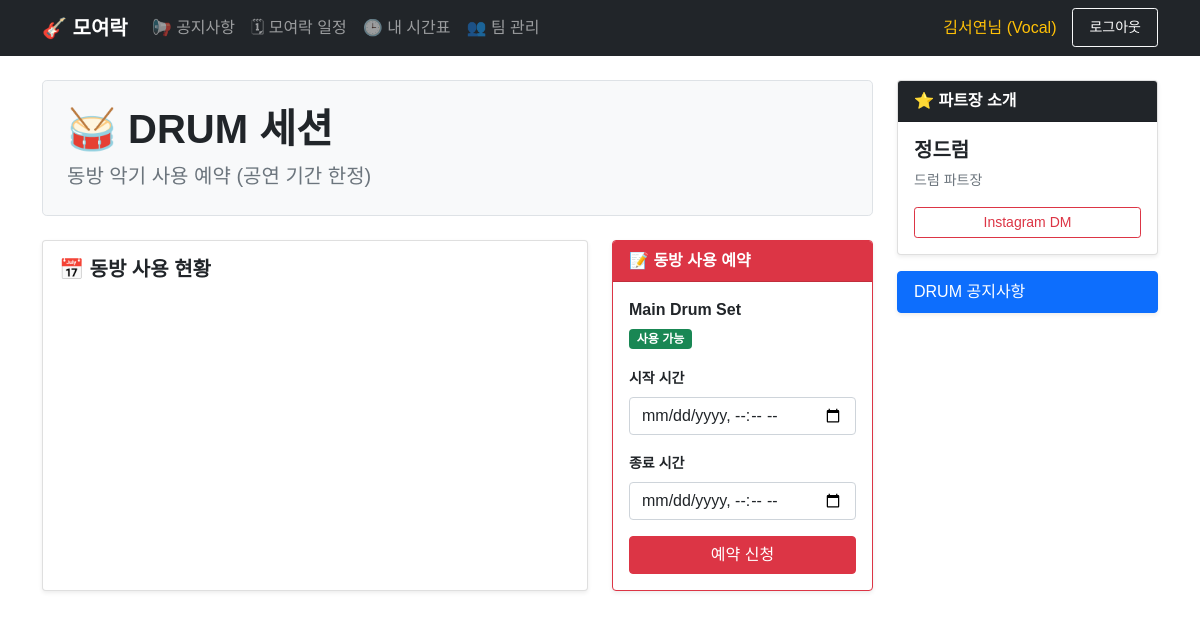
/session/drum (signed in), run on the app's committed database.
### app.py (models this page shows)
class User(UserMixin, db.Model):
    id = db.Column(db.Integer, primary_key=True)
    username = db.Column(db.String(150), unique=True, nullable=False)
    password = db.Column(db.String(150), nullable=False)
    name = db.Column(db.String(100), nullable=False)
    cohort = db.Column(db.Float, nullable=True)
    session = db.Column(db.String(50), nullable=False)
    is_admin = db.Column(db.Boolean, default=False)
    schedule_json = db.Column(db.Text, nullable=True)
    teams = db.relationship('Team', secondary=team_members, backref='members')

class Instrument(db.Model):
    id = db.Column(db.Integer, primary_key=True)
    code = db.Column(db.String(20), unique=True, nullable=False)
    name = db.Column(db.String(100), nullable=False)
    is_available = db.Column(db.Boolean, default=True)

### app.py (the view, shortened to what this page needs)
@app.route('/session/<type>', methods=['GET', 'POST'])
@login_required
def session_page(type):
    session_type = type.lower()
    leader_info = None
    if session_type == 'vocal': leader_info = {'name': '김보컬', 'intro': '보컬 파트장', 'insta': 'https://www.instagram.com/skku_hwayotteurak'}
    elif session_type == 'guitar': leader_info = {'name': '이기타', 'intro': '기타 파트장', 'insta': 'https://www.instagram.com/skku_hwayotteurak'}
    elif session_type == 'bass': leader_info = {'name': '박베이스', 'intro': '베이스 파트장', 'insta': 'https://www.instagram.com/skku_hwayotteurak'}
    elif session_type == 'keyboard': leader_info = {'name': '최키보드', 'intro': '키보드 파트장', 'insta': 'https://www.instagram.com/skku_hwayotteurak'}
    elif session_type == 'drum': leader_info = {'name': '정드럼', 'intro': '드럼 파트장', 'insta': 'https://www.instagram.com/skku_hwayotteurak'}
    events_data = []; instruments_status = {}
    target_items = []
    if session_type == 'guitar': target_items = ['guitar1', 'guitar2', 'guitar3', 'geffect']
    elif session_type == 'bass': target_items = ['bass1', 'bass2', 'bass3', 'beffect']
    elif session_type == 'keyboard': target_items = ['keyboard']
    elif session_type == 'drum': target_items = ['drum']
    if target_items:
        all_insts = Instrument.query.filter(Instrument.code.in_(target_items)).all()
        instruments_status = {inst.code: inst for inst in all_insts}
        color_map = {'guitar1': '#dc3545', 'guitar2': '#ffc107', 'guitar3': '#198754', 'geffect': '#0d6efd', 'bass1': '#198754', 'bass2': '#0d6efd', 'bass3': '#6f42c1', 'beffect': '#ffc107', 'keyboard': '#ffc107', 'drum': '#dc3545'}
        session_initials = {'Vocal': 'V', 'Guitar': 'G', 'Bass': 'B', 'Keyboard': 'K', 'Drum': 'D', 'admin': 'A'}
        reservations = InstrumentReservation.query.filter(InstrumentReservation.item_type.in_(target_items)).all()
    return render_template('instruments.html', type=type.upper(), leader=leader_info, session_type=session_type, events_data=events_data, inst_status=instruments_status)

### app.py (called while the page is built)
@login_manager.user_loader
def load_user(user_id):
    return User.query.get(int(user_id))

### templates/instruments.html (shortened to what this page needs)
{% extends "base.html" %}
{% block content %}
<div class="row">
    <div class="col-md-9">
        <div class="p-4 mb-4 bg-light rounded-3 border">
            <h1 class="display-6 fw-bold">
                {% if session_type == 'vocal' %}🎤{% elif session_type == 'guitar' %}🎸{% elif session_type == 'bass' %}🎸{% elif session_type == 'drum' %}🥁{% elif session_type == 'keyboard' %}🎹{% endif %}
                {{ type }} 세션
            </h1>
            <p class="lead text-muted mb-0">
                {% if session_type in ['keyboard', 'drum'] %}
                    동방 악기 사용 예약 (공연 기간 한정)
                {% else %}
                    {{ type }} 멤버 공간
                {% endif %}
            </p>
        </div>
        {% if session_type == 'guitar' %}
            <div class="accordion mb-4 shadow-sm" id="guitarAccordion"><div class="accordion-item"><h2 class="accordion-header" id="headingOne"><button class="accordion-button collapsed fw-bold text-primary" type="button" data-bs-toggle="collapse" data-bs-target="#collapsePhotos">🎸 보유 장비 및 대여 현황 확인</button></h2><div id="collapsePhotos" class="accordion-collapse collapse" data-bs-parent="#guitarAccordion"><div class="accordion-body bg-white"><div class="row row-cols-1 row-cols-md-2 g-3">{{ inst_card('guitar1', 'danger') }} {{ inst_card('guitar2', 'warning') }} {{ inst_card('guitar3', 'success') }} {{ inst_card('geffect', 'primary') }}</div></div></div></div></div>
            <div class="row"><div class="col-md-8 mb-3"><div class="card shadow-sm h-100"><div class="card-body"><h5 class="card-title fw-bold mb-3">📅 대여 현황 (4일간)</h5><div id='calendar'></div></div></div></div><div class="col-md-4 mb-3"><div class="card shadow-sm border-primary h-100"><div class="card-header bg-primary text-white fw-bold">📝 예약하기</div><div class="card-body"><form method="POST"><input type="hidden" name="action_type" value="reserve"><div class="mb-3"><label class="form-label small fw-bold">장비</label><select class="form-select" name="item_type" required><option value="" disabled selected>선택</option>{% for code in ['guitar1', 'guitar2', 'guitar3', 'geffect'] %}{% set inst = inst_status[code] %}<option value="{{ code }}" {% if not inst.is_available %}disabled{% endif %}>{{ inst.name }} {% if not inst.is_available %}(⛔){% endif %}</option>{% endfor %}</select></div><div class="mb-3"><label class="form-label small fw-bold">시작</label><input type="datetime-local" class="form-control" name="start_date" required></div><div class="mb-3"><label class="form-label small fw-bold">반납</label><input type="datetime-local" class="form-control" name="end_date" required></div><div class="d-grid"><button type="submit" class="btn btn-primary">예약</button></div></form></div></div></div></div>
        {% elif session_type in ['keyboard', 'drum'] %}
            {% set theme = 'warning' if session_type == 'keyboard' else 'danger' %}
            {% set theme_text = 'text-dark' if session_type == 'keyboard' else 'text-white' %}
            {% set inst = inst_status[session_type] %}
            {% if not inst.is_available %}
                <div class="card text-center py-5 border-{{ theme }} shadow-sm">
                    <div class="card-body">
                        <h1 class="display-1">⛔</h1>
                        <h2 class="fw-bold mt-3">현재 예약 시스템이 닫혀있습니다.</h2>
                        <p class="text-muted">공연 기간에만 활성화되는 기능입니다.<br>문의사항은 파트장에게 연락주세요.</p>
                        {% if current_user.is_admin %}
                        <div class="mt-4">
                            <form method="POST">
                                <input type="hidden" name="action_type" value="toggle_status">
                                <input type="hidden" name="target_code" value="{{ session_type }}">
                                <button class="btn btn-outline-success btn-lg">🔓 관리자 권한으로 시스템 켜기</button>
                            </form>
                        </div>
                        {% endif %}
                    </div>
                </div>
            {% else %}
                <div class="row">
                    <div class="col-md-8 mb-3">
                        <div class="card shadow-sm h-100">
                            <div class="card-body">
                                <h5 class="card-title fw-bold mb-3">📅 동방 사용 현황</h5>
                            </div>
                        </div>
                    </div>
                    <div class="col-md-4 mb-3">
                        <div class="card shadow-sm border-{{ theme }} h-100">
                            <div class="card-header bg-{{ theme }} {{ theme_text }} fw-bold">
                                📝 동방 사용 예약
                            </div>
                            <div class="card-body">
                                <form method="POST">
                                    <div class="mb-3">
                                        <p class="fw-bold mb-1">{{ inst.name }}</p>
                                        <span class="badge bg-success">사용 가능</span>
                                    </div>
                                    <div class="mb-3"><label class="form-label small fw-bold">시작 시간</label><input type="datetime-local" class="form-control" name="start_date" required></div>
                                    <div class="mb-3"><label class="form-label small fw-bold">종료 시간</label><input type="datetime-local" class="form-control" name="end_date" required></div>
                                    <div class="d-grid"><button type="submit" class="btn btn-{{ theme }}">예약 신청</button></div>
                                </form>
                            </div>
                        </div>
                    </div>
                </div>
            {% endif %}
        {% elif session_type == 'vocal' %}
            <div class="card shadow-sm text-center py-5 border-0 bg-white"><div class="card-body"><h1 class="text-muted mb-3" style="font-size: 4rem;">🚧</h1><h3 class="text-dark fw-bold">아직 등록된 기능이 없습니다</h3></div></div>
        {% endif %}
    </div>
    <div class="col-md-3">
        {% if leader %}
        <div class="card shadow-sm mb-3">
            <div class="card-header bg-dark text-white fw-bold">⭐ 파트장 소개</div>
            <div class="card-body">
                <h5 class="card-title fw-bold">{{ leader.name }}</h5>
                <p class="card-text text-muted small mb-3">{{ leader.intro }}</p>
                {% if leader.insta %}<div class="d-grid"><a href="{{ leader.insta }}" target="_blank" class="btn btn-outline-danger btn-sm">Instagram DM</a></div>{% endif %}
            </div>
        </div>
        {% endif %}
        <div class="list-group shadow-sm"><a href="#" class="list-group-item list-group-item-action active">{{ type }} 공지사항</a></div>
    </div>
</div>
{% endblock %}

### templates/base.html (shortened to what this page needs)
<!DOCTYPE html>
<html lang="ko">
<head>
    <link href="https://cdn.jsdelivr.net/npm/bootstrap@5.1.3/dist/css/bootstrap.min.css" rel="stylesheet">
    <link rel="stylesheet" href="https://cdn.jsdelivr.net/npm/bootstrap-icons@1.10.5/font/bootstrap-icons.css">
</head>
<body>
    <nav class="navbar navbar-expand-lg navbar-dark bg-dark">
        <div class="container">
            <a class="navbar-brand" href="/">🎸 모여락</a>
            <div class="collapse navbar-collapse" id="navbarNav">
                <ul class="navbar-nav me-auto">
                    <li class="nav-item">
                        <a class="nav-link" href="/notice">📢 공지사항</a>
                    </li>
                    <li class="nav-item">
                        <a class="nav-link" href="/schedule">🗓 모여락 일정</a>
                    </li>
                    <li class="nav-item">
                        <a class="nav-link" href="/myschedule">🕒 내 시간표</a>
                    </li>
                    <li class="nav-item">
                        <a class="nav-link" href="/team">👥 팀 관리</a>
                    </li>
                </ul>
                <ul class="navbar-nav">
                    {% if current_user.is_authenticated %}
                        <li class="nav-item">
                            <span class="nav-link text-warning">
                                {% if current_user.is_admin %}
                                    👑 관리자님
                                {% else %}
                                    {{ current_user.name }}님 ({{ current_user.session }})
                                {% endif %}
                            </span>
                        </li>
                        <li class="nav-item">
                            <a class="nav-link btn btn-outline-light btn-sm px-3 ms-2 text-white" href="/logout">로그아웃</a>
                        </li>
                    {% endif %}
                </ul>
            </div>
        </div>
    </nav>
    <div class="container mt-4 mb-5">
        {% block content %}{% endblock %}
    </div>
</body>
</html>

### templates/base.html (style rules this page uses)
body { font-family: 'Apple SD Gothic Neo', 'Noto Sans KR', sans-serif; }
.navbar-brand { font-weight: 800; }

### data on the page
User: name "김서연", session "Vocal"
Instrument: code "DRUM", name "Main Drum Set"

### other printed values
{{ leader.name }} "정드럼"
{{ leader.intro }} "드럼 파트장"
